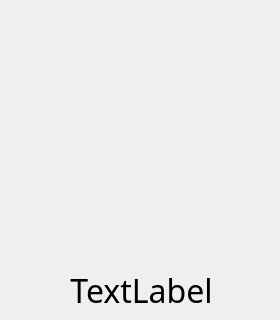
<?xml version="1.0" encoding="UTF-8"?>
<ui version="4.0">
 <class>Dialog</class>
 <widget class="QDialog" name="Dialog">
  <property name="geometry">
   <rect>
    <x>0</x>
    <y>0</y>
    <width>280</width>
    <height>320</height>
   </rect>
  </property>
  <property name="minimumSize">
   <size>
    <width>280</width>
    <height>320</height>
   </size>
  </property>
  <property name="maximumSize">
   <size>
    <width>280</width>
    <height>320</height>
   </size>
  </property>
  <property name="windowTitle">
   <string>Buscando Kindle...</string>
  </property>
  <widget class="QLabel" name="image_label">
   <property name="geometry">
    <rect>
     <x>0</x>
     <y>0</y>
     <width>280</width>
     <height>320</height>
    </rect>
   </property>
   <property name="text">
    <string/>
   </property>
   <property name="pixmap">
    <pixmap>images/plugin-usb.png</pixmap>
   </property>
  </widget>
  <widget class="QLabel" name="text_label">
   <property name="geometry">
    <rect>
     <x>11</x>
     <y>270</y>
     <width>261</width>
     <height>41</height>
    </rect>
   </property>
   <property name="font">
    <font>
     <family>Futura</family>
     <pointsize>24</pointsize>
    </font>
   </property>
   <property name="text">
    <string>TextLabel</string>
   </property>
   <property name="alignment">
    <set>Qt::AlignCenter</set>
   </property>
  </widget>
  <widget class="QPushButton" name="pushButton">
   <property name="geometry">
    <rect>
     <x>0</x>
     <y>300</y>
     <width>21</width>
     <height>21</height>
    </rect>
   </property>
   <property name="styleSheet">
    <string notr="true">QPushButton, QPushButton:disabled, QPushButton:focus:pressed { background-color: white; }</string>
   </property>
   <property name="text">
    <string/>
   </property>
   <property name="icon">
    <iconset>
     <normaloff>images/close-button.png</normaloff>images/close-button.png</iconset>
   </property>
   <property name="iconSize">
    <size>
     <width>21</width>
     <height>21</height>
    </size>
   </property>
   <property name="autoDefault">
    <bool>false</bool>
   </property>
   <property name="default">
    <bool>false</bool>
   </property>
   <property name="flat">
    <bool>true</bool>
   </property>
  </widget>
 </widget>
 <resources/>
 <connections/>
</ui>
